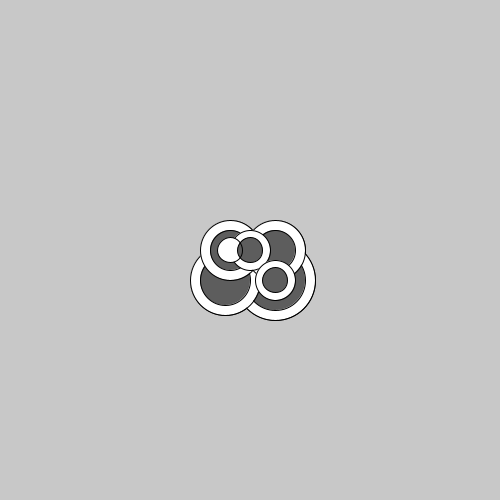
Frame 1 (no input)
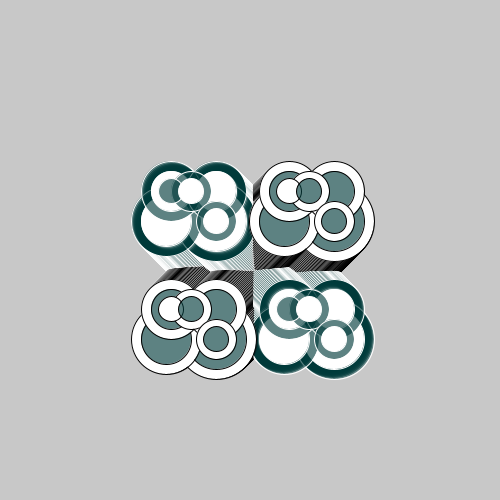
Frame 60 (the mouse pressed at the canvas centre just before this capture)
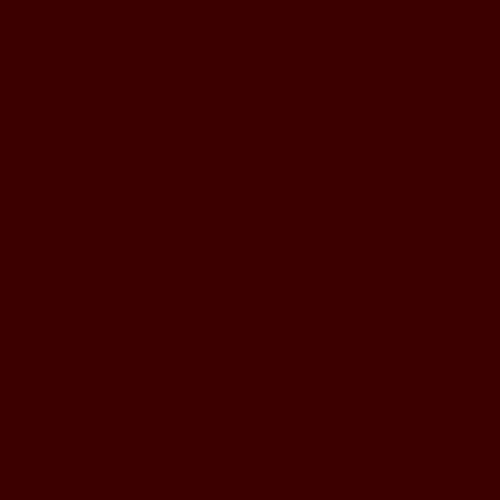
Frame 120 (the mouse held since frame 60 and released just before this capture)

The Processing sketch that drew these frames (run headless with seeded random() and noise(); from frame 60 on, the mouse is pressed at the canvas centre):

// Processing sketch: processing_52420
// ── processing_52420.pde

int ellx1 = 250;
int elly1 = 250;
int ellx2 = 250;
int elly2 = 250;
int ellx3 = 250;
int elly3 = 250;
int ellx4 = 250;
int elly4 = 250;

float r = 0;
float g = 0;
float b = 0;
float a = 162;

void setup() {
  // Set the size of the window
  size(500, 500);
  smooth();
  background(200);
}

void draw() {

  // Bottom Abstract design

  stroke(255);
  // var black lower L. large circle
  fill(r, g, b, a);
  ellipse(ellx1+25, elly1+30, 80, 80);

  // white lower L.med. circle
  fill(255);
  ellipse(ellx1+25, elly1+30, 60, 60);

  // var black lower R med. circle
  fill(r, g, b, a);
  ellipse(ellx1-25, elly1+30, 70, 70);

  // white lower R med. circle
  fill(255);
  ellipse(ellx1-25, elly1+30, 50, 50);

  // var black sm.med. R. circle
  fill(r, g, b, a);
  ellipse(ellx1-20, elly1, 60, 60);

  // var black sm.med. L circle
  fill(r, g, b, a);
  ellipse(ellx1+25, elly1, 60, 60);

  // white sm.med. L circle
  fill(255);
  ellipse(ellx1+25, elly1, 40, 40);

  // white upper med circle
  fill(255);
  ellipse(ellx1-20, elly1, 40, 40);

  // var black upper sm. center circle
  fill(r, g, b, a);
  ellipse(ellx1, elly1, 40, 40);

  // var black lower L. sm.med circle
  fill(r, g, b, a);
  ellipse (ellx1+25, elly1+30, 40, 40); 

  // var black upper little R circle
  fill(r, g, b, a);
  ellipse(ellx1-20, elly1, 25, 25);

  // white upper little center circle (mouseX: was originally 225, mouseY: was orig. 250)
  fill(255);
  ellipse(ellx1, elly1, 25, 25);

  // white lower L. sm. circle
  fill(255);
  ellipse(ellx1+25, elly1+30, 25, 25);

  // Top Abstract Design

  stroke(255);
  // var black lower L. large circle
  fill(r, g, b, a);
  ellipse(ellx2+25, elly2+30, 80, 80);

  // white lower L.med. circle
  fill(255);
  ellipse(ellx2+25, elly2+30, 60, 60);

  // var black lower R med. circle
  fill(r, g, b, a);
  ellipse(ellx2-25, elly2+30, 70, 70);

  // white lower R med. circle
  fill(255);
  ellipse(ellx2-25, elly2+30, 50, 50);

  // var black sm.med. R. circle
  fill(r, g, b, a);
  ellipse(ellx2-20, elly2, 60, 60);

  // var black sm.med. L circle
  fill(r, g, b, a);
  ellipse(ellx2+25, elly2, 60, 60);

  // white sm.med. L circle
  fill(255);
  ellipse(ellx2+25, elly2, 40, 40);

  // white upper med circle
  fill(255);
  ellipse(ellx2-20, elly2, 40, 40);

  // var black upper sm. center circle
  fill(r, g, b, a);
  ellipse(ellx2, elly2, 40, 40);

  // var black lower L. sm.med circle
  fill(r, g, b, a);
  ellipse (ellx2+25, elly2+30, 40, 40); 

  // var black upper little R circle
  fill(r, g, b, a);
  ellipse(ellx2-20, elly2, 25, 25);

  // white upper little center circle (mouseX: was originally 225, mouseY: was orig. 250)
  fill(255);
  ellipse(ellx2, elly2, 25, 25);

  // white lower L. sm. circle
  fill(255);
  ellipse(ellx2+25, elly2+30, 25, 25);

  // Top Abstract design Opposite Fill

  stroke(0);
  // white lower L. large circle
  fill(255);
  ellipse(ellx3+25, elly3+30, 80, 80);

  // var black lower L.med. circle
  fill(r, g, b, a);
  ellipse(ellx3+25, elly3+30, 60, 60);

  // white lower R med. circle
  fill(255);
  ellipse(ellx3-25, elly3+30, 70, 70);

  // var black R med. circle
  fill(r, g, b, a);
  ellipse(ellx3-25, elly3+30, 50, 50);

  // white sm.med. R. circle
  fill(255);
  ellipse(ellx3-20, elly3, 60, 60);

  // white sm.med. L circle
  fill(255);
  ellipse(ellx3+25, elly3, 60, 60);

  // var black sm.med. L circle
  fill(r, g, b, a);
  ellipse(ellx3+25, elly3, 40, 40);

  // var black upper med circle
  fill(r, g, b, a);
  ellipse(ellx3-20, elly3, 40, 40);

  // white upper sm. center circle
  fill(255);
  ellipse(ellx3, elly3, 40, 40);

  // white lower L. sm.med circle
  fill(255);
  ellipse (ellx3+25, elly3+30, 40, 40); 

  // white upper little R circle
  fill(255);
  ellipse(ellx3-20, elly3, 25, 25);

  // var black upper little center circle (mouseX: was originally 225, mouseY: was orig. 250)
  fill(r, g, b, a);
  ellipse(ellx3, elly3, 25, 25);

  // var black lower L. sm. circle
  fill(r, g, b, a);
  ellipse(ellx3+25, elly3+30, 25, 25);

  // Bottom Abstract design Opposite Fill

  stroke(0);
  // white lower L. large circle
  fill(255);
  ellipse(ellx4+25, elly4+30, 80, 80);

  // var black lower L.med. circle
  fill(r, g, b, a);
  ellipse(ellx4+25, elly4+30, 60, 60);

  // white lower R med. circle
  fill(255);
  ellipse(ellx4-25, elly4+30, 70, 70);

  // var black R med. circle
  fill(r, g, b, a);
  ellipse(ellx4-25, elly4+30, 50, 50);

  // white sm.med. R. circle
  fill(255);
  ellipse(ellx4-20, elly4, 60, 60);

  // white sm.med. L circle
  fill(255);
  ellipse(ellx4+25, elly4, 60, 60);

  // var black sm.med. L circle
  fill(r, g, b, a);
  ellipse(ellx4+25, elly4, 40, 40);

  // var black upper med circle
  fill(r, g, b, a);
  ellipse(ellx4-20, elly4, 40, 40);

  // white upper sm. center circle
  fill(255);
  ellipse(ellx4, elly4, 40, 40);

  // white lower L. sm.med circle
  fill(255);
  ellipse (ellx4+25, elly4+30, 40, 40); 

  // white upper little R circle
  fill(255);
  ellipse(ellx4-20, elly4, 25, 25);

  // var black upper little center circle (mouseX: was originally 225, mouseY: was orig. 250)
  fill(r, g, b, a);
  ellipse(ellx4, elly4, 25, 25);

  // var black lower L. sm. circle
  fill(r, g, b, a);
  ellipse(ellx4+25, elly4+30, 25, 25);

  // Set constrains for colors or Abstract Design
  r = constrain(r, 0, 255);
  g = constrain(g, 0, 255);
  b = constrain(b, 0, 255);

  // Coordinates: mouseX < 250 = -X  mouseY < 250 = -Y
  //(X,Y: +R,-B,-G), (-X,Y: -R,+B,-G), (-X,-Y: -R,+B,+G),(X,-Y: +R,-B,+G)
  if (mouseX < 250) {
    r = r - 1;
    b = b + 1;
  } 
  else {
    r = r + 1;
    b = b - 1;
  }

  if (mouseY < 250) {
    g = g + 1;
  }
  else {
    g = g - 1;
  }

  ellx1 = ellx1 + 1;
  elly1 = elly1 + 1;
  ellx2 = ellx2 - 1;
  elly2 = elly2 - 1;
  ellx3 = ellx3 + 1;
  elly3 = elly3 - 1;
  ellx4 = ellx4 - 1;
  elly4 = elly4 + 1;

  // Make each design stop at each corner
  ellx1 = constrain (ellx1, 80, 414);
  elly1 = constrain (elly1, 80, 414);
  ellx2 = constrain (ellx2, 80, 419);
  elly2 = constrain (elly2, 80, 419);
  ellx3 = constrain (ellx3, 80, 419);
  elly3 = constrain (elly3, 80, 419);
  ellx4 = constrain (ellx4, 80, 419);
  elly4 = constrain (elly4, 80, 419);
  
  if (mousePressed) {
  background(r, g, b, 30);
     
   }
}
